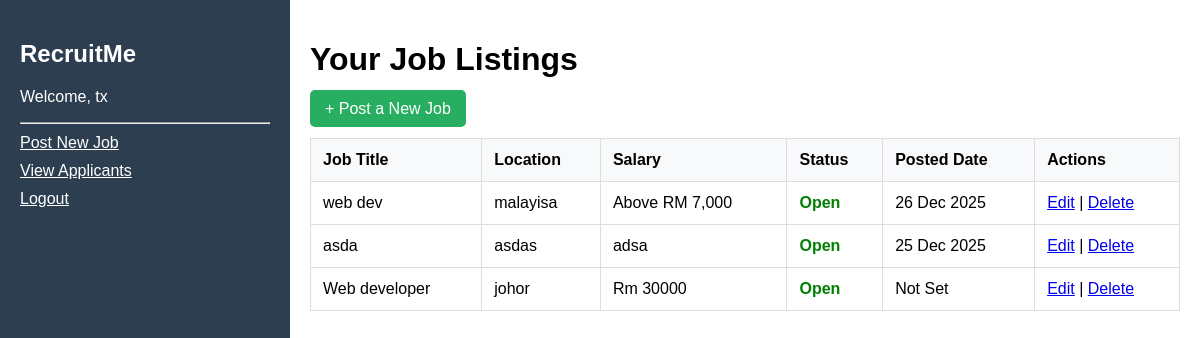
The app's page /employer_dashboard.php (signed in) with its own data.
### tables this page shows
CREATE TABLE `jobs` (
  `id` bigint UNSIGNED NOT NULL,
  `user_id` bigint UNSIGNED NOT NULL,
  `title` varchar(255) NOT NULL,
  `description` text NOT NULL,
  `location` varchar(255) NOT NULL,
  `salary` varchar(100) DEFAULT NULL,
  `job_type` enum('Full-time','Part-time','Remote','Contract') DEFAULT 'Full-time',
  `status` enum('Open','Closed') DEFAULT 'Open',
  `created_at` timestamp NULL DEFAULT CURRENT_TIMESTAMP,
  `updated_at` timestamp NULL DEFAULT NULL
);

### employer_dashboard.php (the view, shortened to what this page needs)
<?php
include('config.php');
$my_id = $_SESSION['user_id'];
$sql = "SELECT * FROM jobs WHERE user_id = '$my_id' ORDER BY created_at DESC";
$result = $conn->query($sql);
?>
<!DOCTYPE html>
<html>
<head>
</head>
<body>
    <div class="sidebar">
        <h2>RecruitMe</h2>
        <p>Welcome, <?php echo $_SESSION['name']; ?></p>
        <hr>
        <a href="post_job.php" style="color:white; display:block; margin: 10px 0;">Post New Job</a>
        <a href="view_applicants.php" style="color:white; display:block; margin: 10px 0;">View Applicants</a>
        <a href="logout.php" style="color:white; display:block; margin: 10px 0;">Logout</a>
    </div>
    <div class="main">
        <h1>Your Job Listings</h1>
        <a href="post_job.php" class="btn-add">+ Post a New Job</a>
        <table>
            <thead>
                <tr>
                    <th>Job Title</th>
                    <th>Location</th>
                    <th>Salary</th>
                    <th>Status</th>
                    <th>Posted Date</th>
                    <th>Actions</th>
                </tr>
            </thead>
            <tbody>
                <?php
                if ($result->num_rows > 0) {
                    while($row = $result->fetch_assoc()) {
                        echo "<tr>";
                        echo "<td>" . $row['title'] . "</td>";
                        echo "<td>" . $row['location'] . "</td>";
                        echo "<td>" . $row['salary'] . "</td>";
                        echo "<td class='status-open'>" . $row['status'] . "</td>";
                        $date_display = (!empty($row['created_at']))
                                     ? date('d M Y', strtotime($row['created_at']))
                                     : "Not Set";
                        echo "<td>" . $date_display . "</td>";
                        echo "<td>
                                <a href='edit_job.php?id=" . $row['id'] . "'>Edit</a> |
                                <a href='delete_job.php?id=" . $row['id'] . "' onclick='return confirm(\"Are you sure?\")'>Delete</a>
                              </td>";
                        echo "</tr>";
                    }
                } else {
                    echo "<tr><td colspan='6' style='text-align:center;'>You haven't posted any jobs yet.</td></tr>";
                }
                ?>
            </tbody>
        </table>
    </div>
</body>
</html>

### employer_dashboard.php (style rules this page uses)
body { font-family: Arial, sans-serif; margin: 0; display: flex; }
.sidebar { width: 250px; background: #2c3e50; color: white; height: 100vh; padding: 20px; position: fixed; }
.main { margin-left: 290px; padding: 20px; width: 100%; }
table { width: 100%; border-collapse: collapse; margin-top: 20px; background: white; }
th, td { padding: 12px; border: 1px solid #ddd; text-align: left; }
th { background-color: #f8f9fa; }
.status-open { color: green; font-weight: bold; }
.btn-add { background: #27ae60; color: white; padding: 10px 15px; text-decoration: none; border-radius: 5px; }

### records on screen
jobs: title "web dev", location "malayisa", salary "Above RM 7,000", status "Open", created_at "26 Dec 2025"
jobs: title "asda", location "asdas", salary "adsa", status "Open", created_at "25 Dec 2025"
jobs: title "Web developer", location "johor", salary "Rm 30000", status "Open", created_at "Not Set"

### other values on screen
$_SESSION['name'] "tx"
